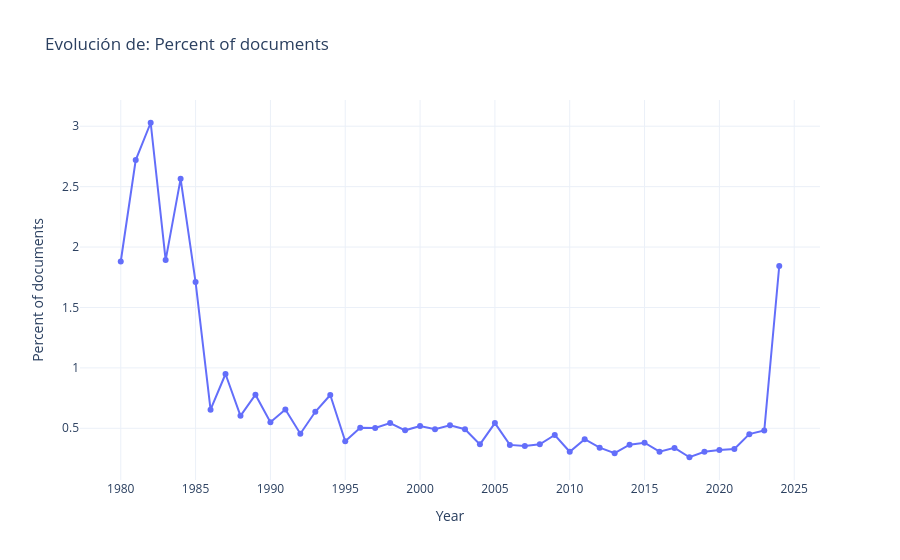
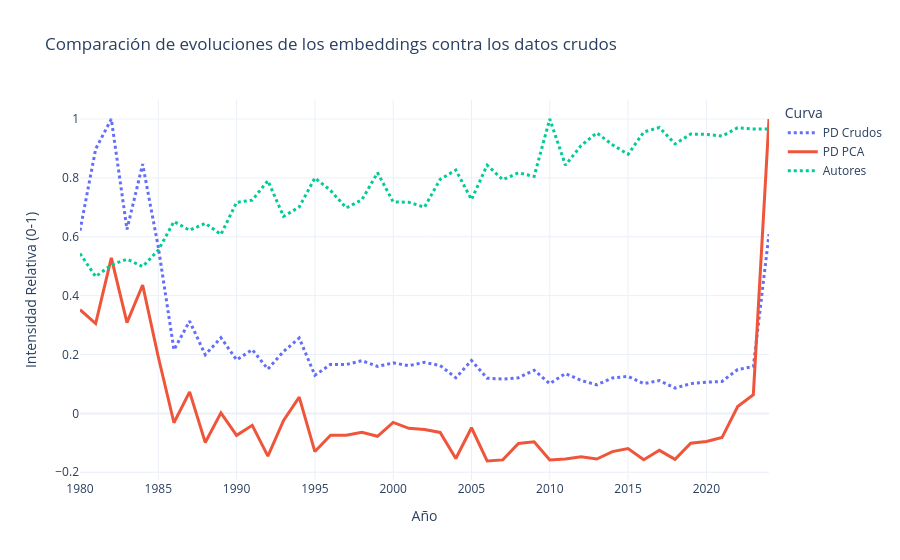

Notebook code for these charts, in order:
### Code cell
#Percent of documents resultó  tener una correlación bastante alta, por lo tanto, las gráficas
#deberían ser bastante parecidas (la generada por pca y la que es a partir de los datos crudos)
#"Ave. authorships"
# 5. Gráficas de Comparación
df_plot, df_comparacion = eanalysis.preparar_datos_comparacion(df_features, df_flujo)
eviz.plot_feature_individual(df_plot, ecfg.ALIGN_PC1_ANCHOR)
eviz.plot_comparacion_normalizada(df_comparacion)

### Figure 1 — Plotly figure (JSON) as saved in the notebook; plotly's stock layout.template omitted (floating-point values rounded to 4 significant figures)
{"data": [{"hovertemplate": "Year=%{x}<br>Percent of documents=%{y}<extra></extra>", "legendgroup": "", "line": {"color": "#636efa", "dash": "solid"}, "marker": {"symbol": "circle"}, "mode": "lines+markers", "name": "", "orientation": "v", "showlegend": false, "type": "scatter", "x": [1980, 1981, 1982, 1983, 1984, 1985, 1986, 1987, 1988, 1989, 1990, 1991, 1992, 1993, 1994, 1995, 1996, 1997, 1998, 1999, 2000, 2001, 2002, 2003, 2004, 2005, 2006, 2007, 2008, 2009, 2010, 2011, 2012, 2013, 2014, 2015, 2016, 2017, 2018, 2019, 2020, 2021, 2022, 2023, 2024], "xaxis": "x", "y": [1.88, 2.72, 3.029, 1.892, 2.565, 1.711, 0.6538, 0.9494, 0.6032, 0.7783, 0.5507, 0.6554, 0.4553, 0.6365, 0.7754, 0.3924, 0.5044, 0.502, 0.543, 0.4831, 0.5195, 0.4918, 0.5247, 0.4926, 0.3671, 0.5431, 0.3624, 0.3534, 0.367, 0.4446, 0.3058, 0.4102, 0.3395, 0.2939, 0.3646, 0.3807, 0.3061, 0.3378, 0.2603, 0.306, 0.321, 0.3289, 0.4515, 0.4817, 1.843], "yaxis": "y"}], "layout": {"legend": {"tracegroupgap": 0}, "title": {"text": "Evolución de: Percent of documents"}, "xaxis": {"anchor": "y", "domain": [0, 1], "title": {"text": "Year"}}, "yaxis": {"anchor": "x", "domain": [0, 1], "title": {"text": "Percent of documents"}}}}

### Figure 2 — Plotly figure (JSON) as saved in the notebook; plotly's stock layout.template omitted (floating-point values rounded to 4 significant figures)
{"data": [{"hovertemplate": "Curva=PD Crudos<br>Año=%{x}<br>Intensidad Relativa (0-1)=%{y}<extra></extra>", "legendgroup": "PD Crudos", "line": {"color": "#636efa", "dash": "dot", "width": 3}, "marker": {"symbol": "circle"}, "mode": "lines", "name": "PD Crudos", "orientation": "v", "showlegend": true, "type": "scatter", "x": [1980, 1981, 1982, 1983, 1984, 1985, 1986, 1987, 1988, 1989, 1990, 1991, 1992, 1993, 1994, 1995, 1996, 1997, 1998, 1999, 2000, 2001, 2002, 2003, 2004, 2005, 2006, 2007, 2008, 2009, 2010, 2011, 2012, 2013, 2014, 2015, 2016, 2017, 2018, 2019, 2020, 2021, 2022, 2023, 2024], "xaxis": "x", "y": [0.6208, 0.8979, 1.0, 0.6248, 0.8468, 0.5648, 0.2159, 0.3135, 0.1991, 0.257, 0.1818, 0.2164, 0.1503, 0.2101, 0.256, 0.1295, 0.1665, 0.1657, 0.1793, 0.1595, 0.1715, 0.1624, 0.1732, 0.1626, 0.1212, 0.1793, 0.1197, 0.1167, 0.1212, 0.1468, 0.101, 0.1354, 0.1121, 0.09705, 0.1204, 0.1257, 0.101, 0.1115, 0.08595, 0.101, 0.106, 0.1086, 0.1491, 0.159, 0.6086], "yaxis": "y"}, {"hovertemplate": "Curva=PD PCA<br>Año=%{x}<br>Intensidad Relativa (0-1)=%{y}<extra></extra>", "legendgroup": "PD PCA", "line": {"color": "#EF553B", "dash": "solid", "width": 3}, "marker": {"symbol": "circle"}, "mode": "lines", "name": "PD PCA", "orientation": "v", "showlegend": true, "type": "scatter", "x": [1980, 1981, 1982, 1983, 1984, 1985, 1986, 1987, 1988, 1989, 1990, 1991, 1992, 1993, 1994, 1995, 1996, 1997, 1998, 1999, 2000, 2001, 2002, 2003, 2004, 2005, 2006, 2007, 2008, 2009, 2010, 2011, 2012, 2013, 2014, 2015, 2016, 2017, 2018, 2019, 2020, 2021, 2022, 2023, 2024], "xaxis": "x", "y": [0.3522, 0.3051, 0.528, 0.3081, 0.4362, 0.1916, -0.03183, 0.07293, -0.0989, 0.001893, -0.07468, -0.0404, -0.1452, -0.02386, 0.05538, -0.1296, -0.07397, -0.07428, -0.06386, -0.07788, -0.03072, -0.05064, -0.05485, -0.06469, -0.1533, -0.0488, -0.1617, -0.1579, -0.1019, -0.09632, -0.1585, -0.1547, -0.1477, -0.1549, -0.1298, -0.1193, -0.1574, -0.1255, -0.156, -0.1016, -0.09529, -0.08209, 0.02321, 0.06355, 1.0], "yaxis": "y"}, {"hovertemplate": "Curva=Autores<br>Año=%{x}<br>Intensidad Relativa (0-1)=%{y}<extra></extra>", "legendgroup": "Autores", "line": {"color": "#00cc96", "dash": "dot", "width": 3}, "marker": {"symbol": "circle"}, "mode": "lines", "name": "Autores", "orientation": "v", "showlegend": true, "type": "scatter", "x": [1980, 1981, 1982, 1983, 1984, 1985, 1986, 1987, 1988, 1989, 1990, 1991, 1992, 1993, 1994, 1995, 1996, 1997, 1998, 1999, 2000, 2001, 2002, 2003, 2004, 2005, 2006, 2007, 2008, 2009, 2010, 2011, 2012, 2013, 2014, 2015, 2016, 2017, 2018, 2019, 2020, 2021, 2022, 2023, 2024], "xaxis": "x", "y": [0.543, 0.4645, 0.5041, 0.5239, 0.4988, 0.5545, 0.6516, 0.6221, 0.6457, 0.6078, 0.7169, 0.7243, 0.7907, 0.6691, 0.7011, 0.7998, 0.7574, 0.6979, 0.7254, 0.8172, 0.7185, 0.717, 0.7005, 0.7951, 0.8266, 0.7262, 0.8432, 0.7938, 0.8173, 0.8048, 1.0, 0.8431, 0.9098, 0.9528, 0.9128, 0.8799, 0.9558, 0.9712, 0.9153, 0.9487, 0.948, 0.9418, 0.9702, 0.9663, 0.9659], "yaxis": "y"}], "layout": {"legend": {"title": {"text": "Curva"}, "tracegroupgap": 0}, "title": {"text": "Comparación de evoluciones de los embeddings contra los datos crudos"}, "xaxis": {"anchor": "y", "domain": [0, 1], "title": {"text": "Año"}}, "yaxis": {"anchor": "x", "domain": [0, 1], "title": {"text": "Intensidad Relativa (0-1)"}}}}
